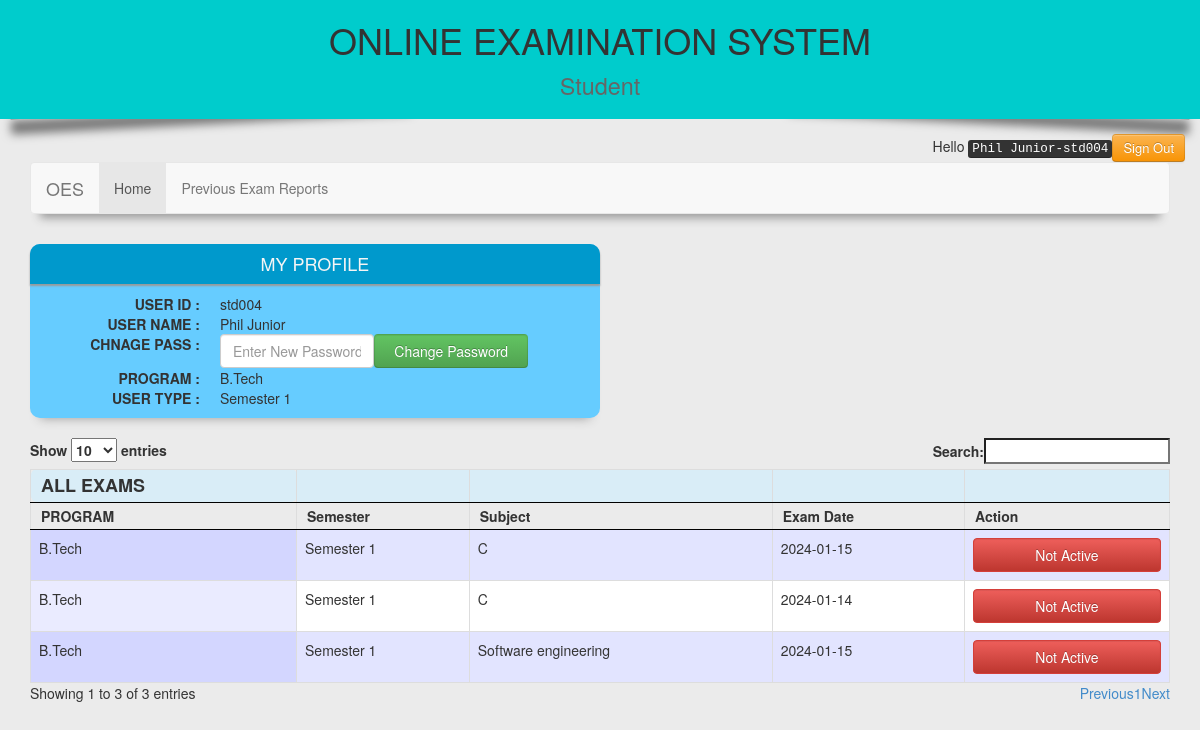
/student/studenthome.php (signed in), run on the app's committed database.
### tables this page shows
CREATE TABLE `oes_student` (
  `studentid` char(6) NOT NULL,
  `studentname` varchar(50) NOT NULL,
  `password` varchar(50) NOT NULL,
  `course` varchar(30) NOT NULL,
  `semester` varchar(20) NOT NULL,
  `status` varchar(50) NOT NULL
);

CREATE TABLE `oes_exam_schedule` (
  `id` int(11) NOT NULL,
  `course` varchar(50) NOT NULL,
  `semester` varchar(50) NOT NULL,
  `subject` varchar(50) NOT NULL,
  `examdate` varchar(20) NOT NULL,
  `scheduledbyid` varchar(40) NOT NULL,
  `scheduledbyname` varchar(40) NOT NULL
);

### student/studenthome.php (the view, shortened to what this page needs)
<!DOCTYPE html>
<html lang="en">
    <head>
        <link rel="stylesheet" href="../css/bootstrap.css">
        <link rel="stylesheet" href="../css/font-awesome/css/font-awesome.min.css">
        <link rel="stylesheet" href="../css/animate.css">
        <link rel="stylesheet" href="../css/buttons.css">
        <link rel="stylesheet" href="../css/jquery.dataTables.css">
    </head>
    <body style="background-color: #ebebeb">
        <?php
include '../connection.php';
$conn = new mysqli($servername, $dbuname, $dbupass, $dbname);
$stdid=$_SESSION["suserid"];
$stdname="";
$stdpass="";
$stdcourse="";
$stdsem="";
$sql = "select * from oes_student where studentid='$stdid'";
$result = $conn->query($sql);
if ($result->num_rows > 0) {
    while($row = $result->fetch_assoc()) {
        $stdname=$row["studentname"];
        $stdpass=$row["password"];
        $stdcourse=$row["course"];
        $stdsem=$row["semester"];
    }
} else {
    echo "<script type='text/javascript'>alert('Invalid User');</script>";
}
?>
        <h1 class="jumbotron text-center effect2" style="margin:0;padding:20px;margin-bottom:5px;background-color: #00cccc">ONLINE EXAMINATION SYSTEM<small style="color: #666666"><br/>Student</small></h1>
        <div class="container-fluid text-right" style="margin-top:15px;">Hello <kbd><?php echo $stdname; ?>-<?php echo $stdid; ?></kbd><input class="btn btn-warning " type="button" value="Sign Out" id="signoutbtn"></div>
        <div class="container">
            <div style="box-shadow:0px 14px 10px -10px #999999;">
      <nav class="navbar navbar-default" role="navigation">
   <div class="navbar-header">
      <a class="navbar-brand" href="#">OES</a>
   </div>
   <div>
      <ul class="nav navbar-nav">
         <li class="active"><a href="studenthome.php">Home</a></li>
    <li class="">
      <a href="report.php" style="margin-right: 2px;">Previous Exam Reports</a>
    </li>
      </ul>
   </div>
</nav>
           </div>
            <div style="margin:10px 0px;border-radius:5px;">
                <div class="col-sm-6" style="box-shadow:0px 10px 10px -10px #999999;margin:10px 0px;background-color: #66ccff;padding:0px;border-radius:10px;">
                    <h4 style="border-top-left-radius:10px;border-top-right-radius:10px;padding:10px 0px;margin-top:0px;box-shadow:0px 2px 2px #999999;background-color: #0099cc;color:whitesmoke;text-align:center;">MY PROFILE</h4>
               <dl class="dl-horizontal" style="margin:10px 0px;padding:0px 10px;">
                   <dt>USER ID :</dt>
                   <dd><?php echo $_SESSION["suserid"];?></dd>
                   <dt>USER NAME :</dt>
                   <dd><?php echo $stdname; ?></dd>
                   <dt>CHNAGE PASS :</dt>
                   <dd><div class="form-horizontal"><div class="col-sm-5 text-right" style="margin:0;padding:0;"><input type="password" id="newpass" class="form-control" placeholder="Enter New Password" title="<?php echo "Current Password : ".$stdpass; ?>"></div><div class="col-sm-5" style="margin:0;padding:0;" ><input type="button" class="form-control btn-success"  value="Change Password" id="changepassBtn"></div></div></dd>
                   <dt>PROGRAM :</dt>
                   <dd><?php echo $stdcourse; ?></dd>
                   <dt>USER TYPE :</dt>
                   <dd><?php echo $stdsem; ?></dd>
               </dl>
               </div>
            </div>
            <div>
                 <?php
   $conn = new mysqli($servername, $dbuname, $dbupass, $dbname);
$sql = "select * from oes_exam_schedule where course='$stdcourse' and semester='$stdsem'";
$result = $conn->query($sql);
?>
    <table id="example" class="table span12 table-hover table-bordered">
        <thead>
            <tr class="bg-info">
                <th class="btn-lg">ALL EXAMS</th>
            <th></th>
            <th></th>
            <th></th>
            <th></th>
            </tr>
            <tr>
            <th>PROGRAM</th>
            <th>Semester</th>
            <th>Subject</th>
            <th>Exam Date</th>
            <th>Action</th>
            </tr>
        </thead>
        <tbody>
    <?php
if ($result->num_rows > 0) {
    while($row = $result->fetch_assoc()) {
    ?>
            <tr>
                <td><form action="startexam.php" method="post"><input type="hidden" name="recordid" value="<?php echo $row["id"]; ?>">
                <?php echo $row["course"] ?>
                </td>
                <td><?php echo $row["semester"]; ?></td>
                <td><input type="hidden" name="subjectname" value="<?php echo $row["subject"]; ?>"><?php echo $row["subject"];?></td>
                <td><?php echo $row["examdate"];?>
                </td>
                <td><input type="submit" name="updtbtn"
                           <?php
                  $time = strtotime($row["examdate"]);
                  $newformat = date('Y-m-d',$time);
                  $dt = new DateTime();
                  if(strtotime($newformat)==  strtotime($dt->format('Y-m-d')))
                    {
                        echo "class='form-control btn-primary' value='Start Exam'";
                    }
                    else
                        {
                     echo "class='form-control btn-danger' value='Not Active' disabled";
                    }
                          ?>
                  ></form></td>
            </tr>
<?php
}
}
else {
    echo "0 RECORDS";
}
?>
    </table>
            </div>
        </div>
    </body>
</html>

### css/buttons.css (style rules this page uses)
.btn { display: inline-block; *display: inline; *zoom: 1; padding: 4px 10px 4px; margin-bottom: 0; font-size: 13px; line-height: 18px; color: #333333; text-align: center; text-shadow: 0 1px 1px rgba(255, 255, 255, 0.75); vertical-align: middle; background-color: #f5f5f5; background-image: -moz-linear-gradient(top, #ffffff, #e6e6e6); background-image: -ms-linear-gradient(top, #ffffff, #e6e6e6); background-image: -webkit-gradient(linear, 0 0, 0 100%, from(#ffffff), to(#e6e6e6)); background-image: -webkit-linear-gradient(top, #ffffff, #e6e6e6); background-image: -o-linear-gradient(top, #ffffff, #e6e6e6); background-image: linear-gradient(top, #ffffff, #e6e6e6); background-repeat: repeat-x; filter: progid:DXImageTransform.Microsoft.gradient(startColorstr='#ffffff', endColorstr='#e6e6e6', GradientType=0); border-color: #e6e6e6 #e6e6e6 #bfbfbf; border-color: rgba(0, 0, 0, 0.1) rgba(0, 0, 0, 0.1) rgba(0, 0, 0, 0.25); filter: progid:dximagetransform.microsoft.gradient(enabled=false); border: 1px solid #cccccc; border-bottom-color: #b3b3b3; -webkit-border-radius: 4px; -moz-border-radius: 4px; border-radius: 4px; -webkit-box-shadow: inset 0 1px 0 rgba(255, 255, 255, 0.2), 0 1px 2px rgba(0, 0, 0, 0.05); -moz-box-shadow: inset 0 1px 0 rgba(255, 255, 255, 0.2), 0 1px 2px rgba(0, 0, 0, 0.05); box-shadow: inset 0 1px 0 rgba(255, 255, 255, 0.2), 0 1px 2px rgba(0, 0, 0, 0.05); cursor: pointer; *margin-left: .3em; }
.btn-primary, .btn-primary:hover, .btn-warning, .btn-warning:hover, .btn-danger, .btn-danger:hover, .btn-success, .btn-success:hover, .btn-info, .btn-info:hover, .btn-inverse, .btn-inverse:hover { text-shadow: 0 -1px 0 rgba(0, 0, 0, 0.25); color: #ffffff; }
.btn-warning { background-color: #faa732; background-image: -moz-linear-gradient(top, #fbb450, #f89406); background-image: -ms-linear-gradient(top, #fbb450, #f89406); background-image: -webkit-gradient(linear, 0 0, 0 100%, from(#fbb450), to(#f89406)); background-image: -webkit-linear-gradient(top, #fbb450, #f89406); background-image: -o-linear-gradient(top, #fbb450, #f89406); background-image: linear-gradient(top, #fbb450, #f89406); background-repeat: repeat-x; filter: progid:DXImageTransform.Microsoft.gradient(startColorstr='#fbb450', endColorstr='#f89406', GradientType=0); border-color: #f89406 #f89406 #ad6704; border-color: rgba(0, 0, 0, 0.1) rgba(0, 0, 0, 0.1) rgba(0, 0, 0, 0.25); filter: progid:dximagetransform.microsoft.gradient(enabled=false); }
.btn-danger { background-color: #da4f49; background-image: -moz-linear-gradient(top, #ee5f5b, #bd362f); background-image: -ms-linear-gradient(top, #ee5f5b, #bd362f); background-image: -webkit-gradient(linear, 0 0, 0 100%, from(#ee5f5b), to(#bd362f)); background-image: -webkit-linear-gradient(top, #ee5f5b, #bd362f); background-image: -o-linear-gradient(top, #ee5f5b, #bd362f); background-image: linear-gradient(top, #ee5f5b, #bd362f); background-repeat: repeat-x; filter: progid:DXImageTransform.Microsoft.gradient(startColorstr='#ee5f5b', endColorstr='#bd362f', GradientType=0); border-color: #bd362f #bd362f #802420; border-color: rgba(0, 0, 0, 0.1) rgba(0, 0, 0, 0.1) rgba(0, 0, 0, 0.25); filter: progid:dximagetransform.microsoft.gradient(enabled=false); }
.btn-danger:hover, .btn-danger:active, .btn-danger.active, .btn-danger.disabled, .btn-danger[disabled] { background-color: #bd362f; }
.btn-success { background-color: #5bb75b; background-image: -moz-linear-gradient(top, #62c462, #51a351); background-image: -ms-linear-gradient(top, #62c462, #51a351); background-image: -webkit-gradient(linear, 0 0, 0 100%, from(#62c462), to(#51a351)); background-image: -webkit-linear-gradient(top, #62c462, #51a351); background-image: -o-linear-gradient(top, #62c462, #51a351); background-image: linear-gradient(top, #62c462, #51a351); background-repeat: repeat-x; filter: progid:DXImageTransform.Microsoft.gradient(startColorstr='#62c462', endColorstr='#51a351', GradientType=0); border-color: #51a351 #51a351 #387038; border-color: rgba(0, 0, 0, 0.1) rgba(0, 0, 0, 0.1) rgba(0, 0, 0, 0.25); filter: progid:dximagetransform.microsoft.gradient(enabled=false); }
a { color: #428bca; text-decoration: none; }

### data on the page
oes_student: studentname "Phil Junior", course "B.Tech", semester "Semester 1"
oes_exam_schedule: course "B.Tech", semester "Semester 1", subject "C", examdate "2024-01-15", updtbtn "Not Active"
oes_exam_schedule: course "B.Tech", semester "Semester 1", subject "C", examdate "2024-01-14", updtbtn "Not Active"
oes_exam_schedule: course "B.Tech", semester "Semester 1", subject "Software engineering", examdate "2024-01-15", updtbtn "Not Active"

### other printed values
$stdid "std004"
$_SESSION["suserid"] "std004"
